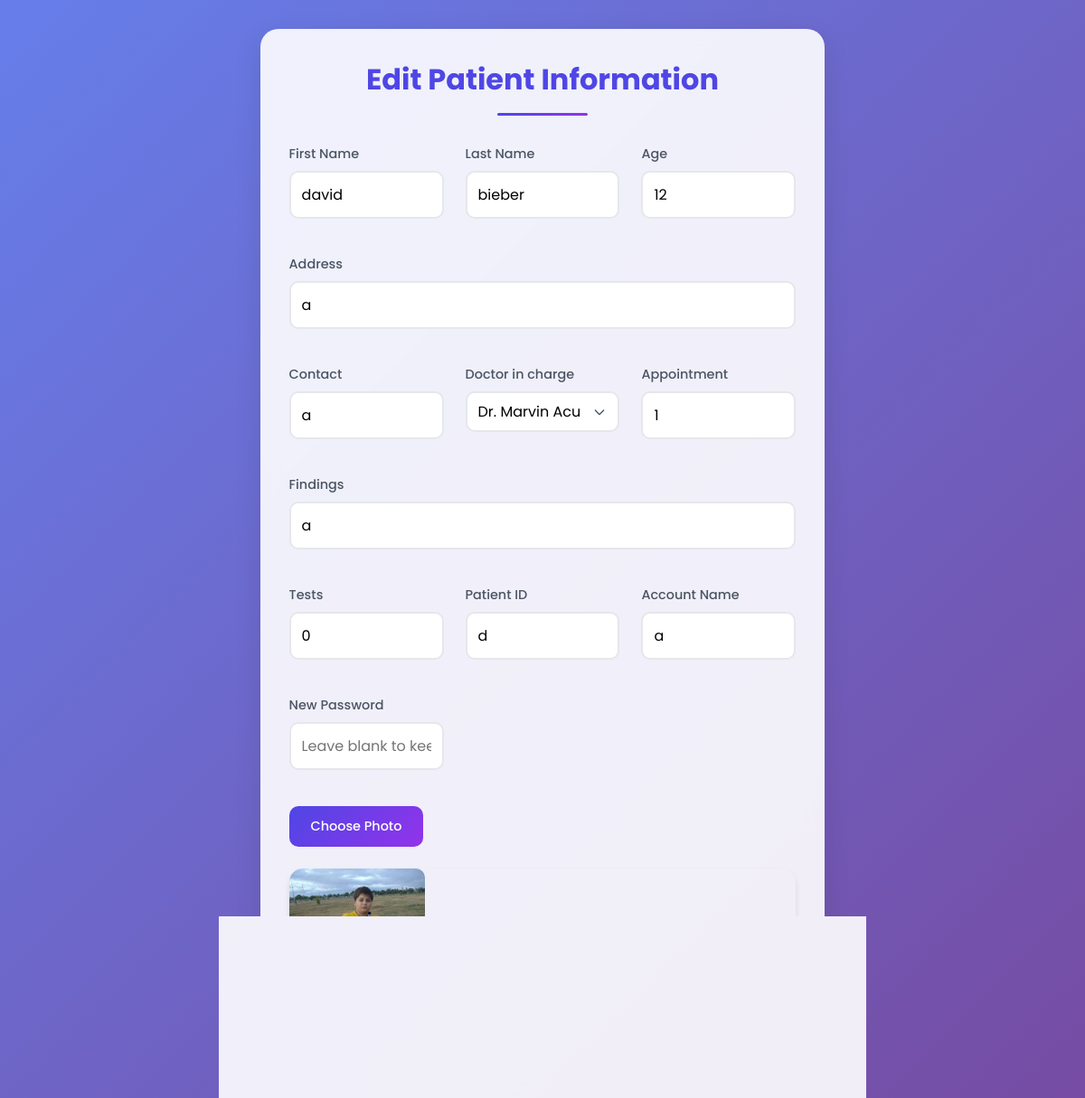
Page /admin-edit.php?id=21 on the committed database.
### tables this page shows
CREATE TABLE `user_info` (
  `id` int(11) NOT NULL,
  `first_name` varchar(255) NOT NULL,
  `last_name` varchar(255) NOT NULL,
  `age` int(3) NOT NULL,
  `address` varchar(255) NOT NULL,
  `contact` varchar(100) NOT NULL,
  `_doc` varchar(255) NOT NULL,
  `_appointment` int(3) NOT NULL,
  `_meds` varchar(255) NOT NULL,
  `_test` int(2) NOT NULL,
  `photo` varchar(255) NOT NULL
);

CREATE TABLE `users` (
  `id` int(11) NOT NULL,
  `patient__id` varchar(255) NOT NULL,
  `password` varchar(255) NOT NULL,
  `patient_name` varchar(100) NOT NULL
);

### admin-edit.php (the view, shortened to what this page needs)
<?php
include "db-login.php";
if (isset($_GET['id'])) {
    $id = $_GET['id'];
    $stmt = $conn->prepare("
        SELECT ui.*, u.patient__id, u.patient_name
        FROM user_info ui
        JOIN users u ON ui.id = u.id
        WHERE ui.id = ?
    ");
    $stmt->bind_param("i", $id);
    $stmt->execute();
    $result = $stmt->get_result();
    $row = $result->fetch_assoc();
}
?>
<!DOCTYPE html>
<html lang="en">
<head>
    <link rel="stylesheet" href="styleForAdmin-edit.css">
</head>
<body>
    <div class="edit-form-container">
        <h2>Edit Patient Information</h2>
        <form method="POST" enctype="multipart/form-data">
            <div class="form-group">
                <label for="first_name">First Name</label>
                <input type="text" id="first_name" name="first_name" value="<?= htmlspecialchars($row['first_name']) ?>" required>
            </div>
            <div class="form-group">
                <label for="last_name">Last Name</label>
                <input type="text" id="last_name" name="last_name" value="<?= htmlspecialchars($row['last_name']) ?>" required>
            </div>
            <div class="form-group">
                <label for="age">Age</label>
                <input type="number" id="age" name="age" value="<?= htmlspecialchars($row['age']) ?>" required>
            </div>
            <div class="form-group full-width">
                <label for="address">Address</label>
                <input type="text" id="address" name="address" value="<?= htmlspecialchars($row['address']) ?>" required>
            </div>
            <div class="form-group">
                <label for="contact">Contact</label>
                <input type="text" id="contact" name="contact" value="<?= htmlspecialchars($row['contact']) ?>" required>
            </div>
            <div class="form-group">
                <label for="_doc">Doctor in charge</label>
                <select id="_doc" name="_doc" required>
                    <option value="Dr. Marvin Acuin" <?= $row['_doc'] == 'Dr. Marvin Acuin' ? 'selected' : '' ?>>Dr. Marvin Acuin</option>
                </select>
            </div>
            <div class="form-group">
                <label for="_appointment">Appointment</label>
                <input type="text" id="_appointment" name="_appointment" value="<?= htmlspecialchars($row['_appointment']) ?>">
            </div>
            <div class="form-group full-width">
                <label for="_meds">Findings</label>
                <input type="text" id="_meds" name="_meds" value="<?= htmlspecialchars($row['_meds']) ?>">
            </div>
            <div class="form-group ">
                <label for="_test">Tests</label>
                <input type="text" id="_test" name="_test" value="<?= htmlspecialchars($row['_test']) ?>">
            </div>
            <div class="form-group">
                <label for="patient__id">Patient ID</label>
                <input type="text" id="patient__id" name="patient__id" value="<?= htmlspecialchars($row['patient__id']) ?>" required>
            </div>
            <div class="form-group">
                <label for="patient_name">Account Name</label>
                <input type="text" id="patient_name" name="patient_name" value="<?= htmlspecialchars($row['patient_name']) ?>" required>
            </div>
            <div class="form-group">
                <label for="password">New Password</label>
                <input type="password" id="password" name="password" placeholder="Leave blank to keep current">
            </div>
            <div class="form-group full-width">
                <label class="file-input-label" for="photo">
                    Choose Photo
                </label>
                <div class="image-preview">
                    <img src="uploads/<?= htmlspecialchars($row['photo']) ?>" alt="Patient photo">
                </div>
            </div>
            <button type="submit" name="update" class="submit-btn">Update Patient</button>
        </form>
    </div>
</body>
</html>

### styleForAdmin-edit.css (style rules this page uses)
* { margin: 0; padding: 0; box-sizing: border-box; font-family: "Poppins", sans-serif; }
body { min-height: 100vh; background: linear-gradient(135deg, #667eea, #764ba2); padding: 2rem; color: #333; display: flex; align-items: center; justify-content: center; }
.edit-form-container { width: 55%; max-width: 1100px; background: rgba(255, 255, 255, 0.9); backdrop-filter: blur(10px); padding: 2rem; border-radius: 20px; box-shadow: 0 10px 30px rgba(0, 0, 0, 0.1); }
h2 { color: #4f46e5; font-size: 2rem; text-align: center; margin-bottom: 2rem; position: relative; padding-bottom: 1rem; }
h2:after { content: ""; position: absolute; bottom: 0; left: 50%; transform: translateX(-50%); width: 100px; height: 3px; background: linear-gradient(to right, #4f46e5, #9333ea); border-radius: 10px; }
form { display: grid; grid-template-columns: repeat(3, 1fr); gap: 1.5rem; }
.form-group.full-width { grid-column: span 3; }
.form-group { margin-bottom: 1rem; position: relative; transition: transform 0.2s; }
label { display: block; margin-bottom: 0.5rem; color: #4b5563; font-weight: 500; font-size: 0.9rem; }
input[type="text"], input[type="number"], input[type="password"], select { width: 100%; padding: 0.75rem; border: 2px solid #e5e7eb; border-radius: 10px; font-size: 1rem; background: white; transition: all 0.3s; }
select { cursor: pointer; appearance: none; background-repeat: no-repeat; background-position: right 0.75rem center; background-size: 1rem; padding-right: 2.5rem; }
.file-input-label { padding: 0.75rem 1.5rem; background: linear-gradient(135deg, #4f46e5, #9333ea); color: white; border-radius: 10px; cursor: pointer; transition: all 0.3s; display: inline-block; }
.image-preview { margin: 1rem 0; border-radius: 15px; overflow: hidden; box-shadow: 0 4px 6px rgba(0, 0, 0, 0.1); }
.image-preview img { max-width: 150px; height: auto; display: block; border-radius: 10px; }
.submit-btn { grid-column: span 3; background: linear-gradient(135deg, #4f46e5, #9333ea); color: white; padding: 1rem; border: none; border-radius: 10px; font-size: 1.1rem; font-weight: 500; cursor: pointer; transition: all 0.3s; }

### rows in the picture
user_info: first_name "david", last_name "bieber", age "12", address "a", contact "a", _doc "Dr. Marvin Acuin", _appointment "1", _meds "a", _test "0", patient__id "d", patient_name "a", photo (picture)
